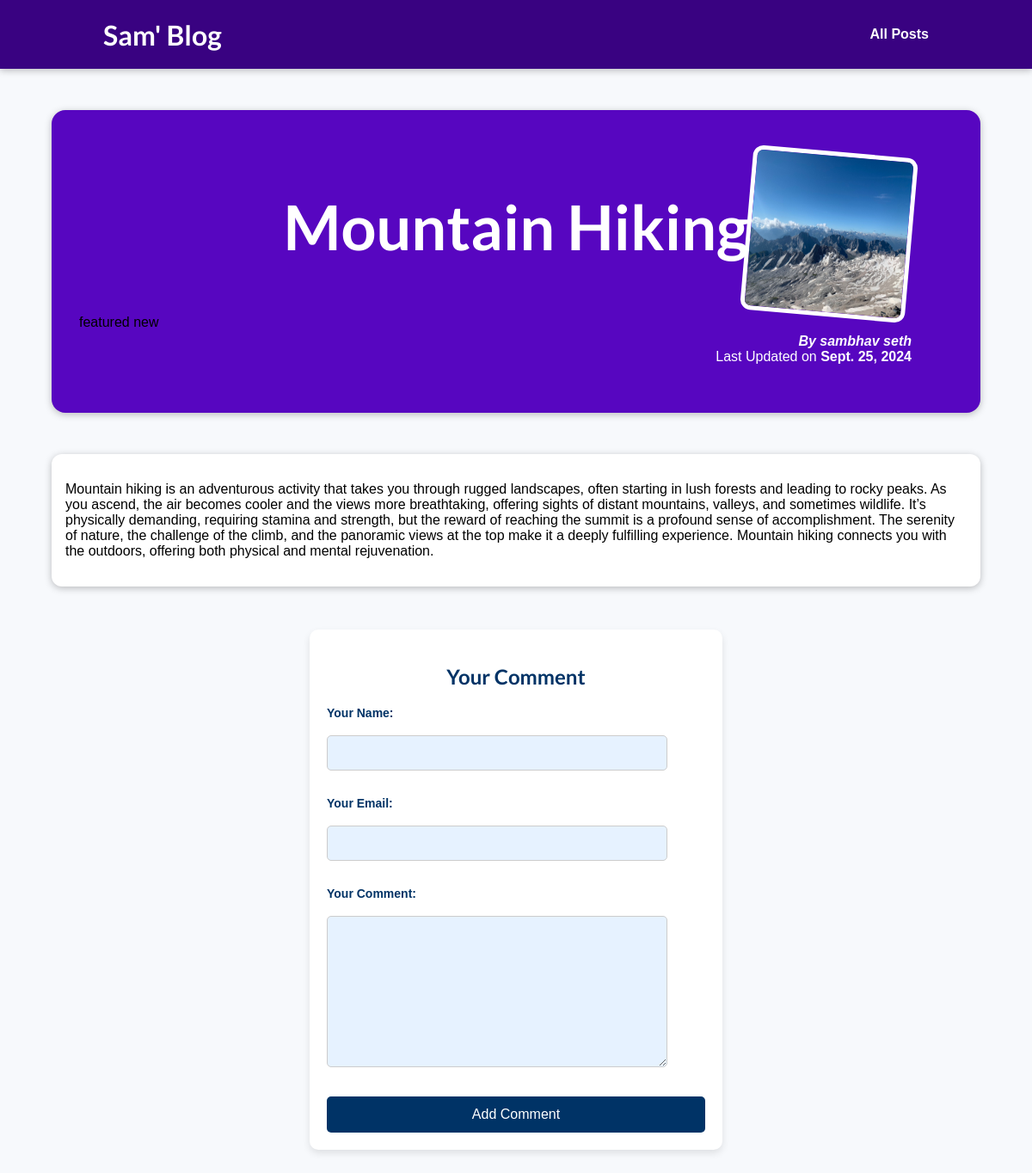
Screenshot of /posts/hike-the-mountains with the database file from the repository.
### blog/models.py (models this page shows, shortened)
class Post(models.Model):
    title = models.CharField(max_length=100)
    excerpt = models.CharField(max_length=300)
    image = models.ImageField(upload_to="posts",null=True)
    date = models.DateField(auto_now=True)
    slug = models.SlugField(unique=True)
    content = models.TextField()
    author = models.ForeignKey(Author,on_delete=models.SET_NULL,related_name="posts",null=True)
    tag  = models.ManyToManyField(Tag)

class Tag(models.Model):
    caption = models.CharField(max_length=100)

class Author(models.Model):
    first_name = models.CharField(max_length=100)
    last_name = models.CharField(max_length=100)
    email_address = models.EmailField()
    def full_name(self):
        return f"{self.first_name} {self.last_name}"
    def __str__(self):
        return self.full_name()

### blog/views.py (the view)
# urls.py: path("posts/<slug:slug>",views.post_details,name="post-detail-page"), #/posts/my-first-page this my first page text is called slug
def post_details(request,slug):
    post = get_object_or_404(Post, slug=slug)
    ip = Post.objects.get(slug = slug)
    if request.method == "POST":
        form = CommentForm(request.POST)
        if form.is_valid():
            comment = form.save(commit=False)  # Create a comment instance but don't save it yet
            comment.posts = post  # Set the foreign key to the current post
            comment.save()  # Now save the comment
            return redirect('post-detail-page', slug=slug)  # Redirect to the same post
    else:
        form = CommentForm()  # Create a new empty form
    return render(request,"blog/post-detail.html",{
        "post" : ip,
        "post_tags" : ip.tag.all(),
        "form" : form
    })

### blog/forms.py
class CommentForm(forms.ModelForm):
    class Meta:
        model = Comments
        exclude = ["posts"]
        labels = {
            "user_name" : "Your Name",
            "user_email" : "Your Email",
            "text" : "Your Comment"
        }

### blog/templates/blog/post-detail.html (shortened to what this page needs)
{%extends "base.html"%}
{%load static%}
{% block css_files %}
  <link rel="stylesheet" href="{% static 'blog/index.css' %}" />
  <link rel="stylesheet" href="{% static 'blog/post-detail.css' %}" />
{% endblock %}
{% block content %}
<section id = "summary">
    <h2>{{post.title}}</h2>
    <div>
        {%for i in post_tags%}
        {{ i.caption }}
        {%endfor%}
    </div>
    <article>
        <img src="{{post.image.url}}" alt="{{post.title}} ">
        <address>
            By <a href="mailto:{{ post.author.email_address }}">{{ post.author }}</a>
        </address>
        <div>
            Last Updated on <time>{{post.date}}</time>
        </div>
    </article>
</section>
<main>
       {{post.content | linebreaks }}
</main>
</head>
<body>
<div class="container">
    <h2>Your Comment</h2>
    <form method="POST">
        <div class="form-group">
            <label for="id_name">Your Name:</label>
            {{ form.user_name }}
        </div>
        <div class="form-group">
            <label for="id_email">Your Email:</label>
            {{ form.user_email }}
        </div>
        <div class="form-group">
            <label for="id_comment">Your Comment:</label>
            {{ form.text }}
        </div>
        <button type="submit">Add Comment</button>
    </form>
{%endblock%}

### templates/base.html (shortened to what this page needs)
{% load static %}
<!DOCTYPE html>
<html lang="en">
<head>
    <link rel="stylesheet" href="{% static 'app.css' %}">
    {%block css_files%}{%endblock%}
</head>
<body>
    <header id="main-navigation">
        <h1><a href="{% url 'starting-page' %}">Sam' Blog</a></h1>
        <nav>
          <a href="{% url 'posts-page' %}">All Posts</a>
        </nav>
      </header>
    {%block content%}
    {%endblock%}
</body>
</html>

### static/app.css (style rules this page uses)
* { box-sizing: border-box; }
html { font-family: 'Open Sans', 'Lato', sans-serif; }
body { margin: 0; }
h1, h2, h3 { font-family: 'Lato', sans-serif; font-weight: bold; }
#main-navigation { width: 100%; height: 5rem; display: flex; justify-content: space-between; align-items: center; padding: 0 10%; position: absolute; top: 0; left: 0; }
#main-navigation a { text-decoration: none; color: white; font-weight: bold; }

### blog/static/blog/index.css (style rules this page uses)
#main-navigation { width: 100%; height: 5rem; display: flex; justify-content: space-between; align-items: center; padding: 0 10%; position: absolute; top: 0; left: 0; }
#main-navigation a { text-decoration: none; color: white; font-weight: bold; }
body { background-color: #e7e7e7; }
#main-navigation { background-color: #390281; box-shadow: 0 2px 8px rgba(0, 0, 0, 0.25); }

### blog/static/blog/post-detail.css (style rules this page uses)
body { background-color: #e7e7e7; }
#main-navigation { background-color: #390281; box-shadow: 0 2px 8px rgba(0, 0, 0, 0.25); }
#summary { margin: 8rem auto 3rem auto; padding: 2rem; width: 90%; max-width: 90rem; border-radius: 16px; background-color: #5706c0; position: relative; box-shadow: 0 2px 8px rgba(0, 0, 0, 0.25); height: 22rem; }
#summary h2 { color: white; font-size: 4.5rem; }
#summary a { color: white; text-decoration: none; }
#summary article { position: absolute; top: 2rem; right: 3rem; padding: 1rem 2rem; border-radius: 12px; text-align: right; color: white; }
#summary article img { width: 12rem; height: 12rem; border-radius: 12px; transform: rotateZ(5deg); border: 5px solid white; margin-bottom: 1rem; }
#summary address { font-weight: bold; }
#summary time { font-weight: bold; }
main { width: 90%; max-width: 90rem; margin: 3rem auto; background-color: white; padding: 1rem; border-radius: 12px; box-shadow: 0 2px 8px rgba(0, 0, 0, 0.25); }

### blog/templates/blog/post-detail.html (style rules this page uses)
body { font-family: Arial, sans-serif; background-color: #f7f9fc; margin: 0; padding: 0; }
.container { width: 40%; margin: 50px auto; background-color: #ffffff; padding: 20px; box-shadow: 0 4px 8px rgba(0,0,0,0.1); border-radius: 10px; }
h2 { text-align: center; color: #003366; }
label { font-size: 14px; color: #003366; font-weight: bold; margin-bottom: 8px; display: block; }
input[type="text"], input[type="email"], textarea { width: 90%; padding: 12px; margin: 10px 0; border: 1px solid #ccc; border-radius: 5px; background-color: #e6f2ff; color: #003366; }
button { width: 100%; padding: 12px; background-color: #003366; color: #ffffff; border: none; border-radius: 5px; cursor: pointer; font-size: 16px; }
.form-group { margin-bottom: 20px; }

### rows the page displays
Post: title "Mountain Hiking", image (picture), author "sambhav seth", date "Sept. 25, 2024", content "Mountain hiking is an adventurous activity that takes you through rugged landscapes, often starting in lush forests and leading to rocky peaks. As you ascend, the air becomes cooler and the views more breathtaking, offering sights of distant mountains, valleys, and sometimes wildlife. It’s physically demanding, requiring stamina and strength, but the reward of reaching the summit is a profound sense of accomplishment. The serenity of nature, the challenge of the climb, and the panoramic views at the top make it a deeply fulfilling experience. Mountain hiking connects you with the outdoors, offering both physical and mental rejuvenation."
Tag: caption "featured"
Tag: caption "new"
